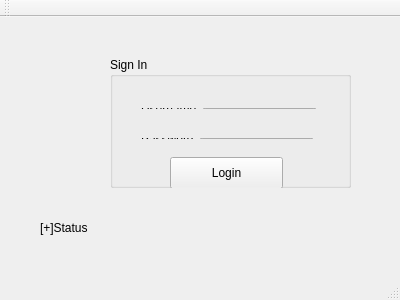
<?xml version="1.0" encoding="UTF-8"?>
<ui version="4.0">
 <class>MainWindow</class>
 <widget class="QMainWindow" name="MainWindow">
  <property name="geometry">
   <rect>
    <x>0</x>
    <y>0</y>
    <width>400</width>
    <height>300</height>
   </rect>
  </property>
  <property name="windowTitle">
   <string>MainWindow</string>
  </property>
  <widget class="QWidget" name="centralWidget">
   <widget class="QLabel" name="label">
    <property name="geometry">
     <rect>
      <x>40</x>
      <y>190</y>
      <width>311</width>
      <height>41</height>
     </rect>
    </property>
    <property name="text">
     <string>[+]Status</string>
    </property>
   </widget>
   <widget class="QGroupBox" name="groupBox">
    <property name="geometry">
     <rect>
      <x>110</x>
      <y>40</y>
      <width>241</width>
      <height>131</height>
     </rect>
    </property>
    <property name="title">
     <string>Sign In</string>
    </property>
    <widget class="QPushButton" name="pushButton">
     <property name="geometry">
      <rect>
       <x>60</x>
       <y>100</y>
       <width>113</width>
       <height>32</height>
      </rect>
     </property>
     <property name="text">
      <string>Login</string>
     </property>
    </widget>
    <widget class="QWidget" name="layoutWidget">
     <property name="geometry">
      <rect>
       <x>20</x>
       <y>40</y>
       <width>197</width>
       <height>23</height>
      </rect>
     </property>
     <layout class="QHBoxLayout" name="horizontalLayout">
      <item>
       <widget class="QLabel" name="label_2">
        <property name="text">
         <string>Username</string>
        </property>
       </widget>
      </item>
      <item>
       <widget class="QLineEdit" name="lineEdit_username"/>
      </item>
     </layout>
    </widget>
    <widget class="QWidget" name="layoutWidget">
     <property name="geometry">
      <rect>
       <x>20</x>
       <y>70</y>
       <width>194</width>
       <height>23</height>
      </rect>
     </property>
     <layout class="QHBoxLayout" name="horizontalLayout_2">
      <item>
       <widget class="QLabel" name="label_3">
        <property name="text">
         <string>Password</string>
        </property>
       </widget>
      </item>
      <item>
       <widget class="QLineEdit" name="lineEdit_password">
        <property name="echoMode">
         <enum>QLineEdit::Password</enum>
        </property>
       </widget>
      </item>
     </layout>
    </widget>
   </widget>
  </widget>
  <widget class="QMenuBar" name="menuBar">
   <property name="geometry">
    <rect>
     <x>0</x>
     <y>0</y>
     <width>400</width>
     <height>22</height>
    </rect>
   </property>
  </widget>
  <widget class="QToolBar" name="mainToolBar">
   <attribute name="toolBarArea">
    <enum>TopToolBarArea</enum>
   </attribute>
   <attribute name="toolBarBreak">
    <bool>false</bool>
   </attribute>
  </widget>
  <widget class="QStatusBar" name="statusBar"/>
 </widget>
 <layoutdefault spacing="6" margin="11"/>
 <resources/>
 <connections/>
</ui>
